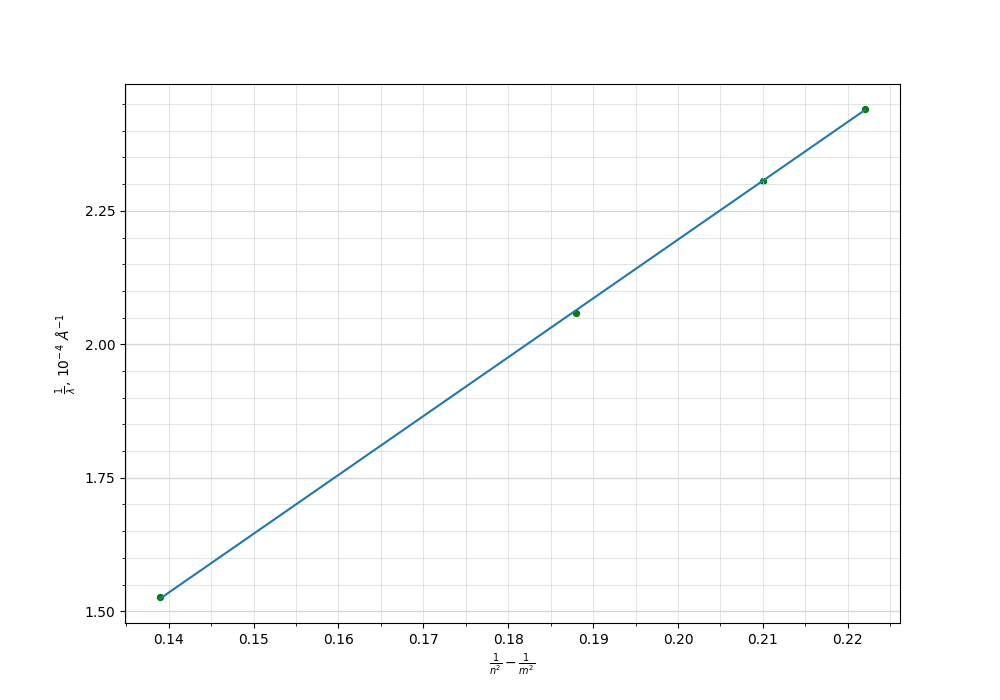

Python code for this plot:
import numpy as np
import matplotlib.pyplot as plt
from matplotlib.ticker import MultipleLocator

plt.figure(figsize=(10,7))  #Размер изображения
#plt.title('График зависимости разности температуры от разности давления для T=295K') # Заголовок

x = [0.139, 0.188, 0.210, 0.222] # Координата x
y = [6552.54071,
4857.898635,
4335.103888,
4095.397476
] # Координата y


y = [1/_y*10000 for _y in y]

plt.scatter(x, y, s=18, c='green')  # Экспериментальные точки на графике

plt.xlabel(r'$\frac{1}{n^2} - \frac{1}{m^2}$') # Подпись абсцисс
plt.ylabel(r'$\frac{1}{\lambda}$, 10$^{-4}\ \AA^{-1}$') # Подпись ординат

p = np.polyfit(x, y, deg=1) # Построение кривой по мнк
p_f = np.poly1d(p)
plt.plot(x, p_f(x))
print(p_f)


DP = 2
ax = plt.gca()

## Характеристики сетки

ax.yaxis.set_minor_locator(MultipleLocator(0.05))
ax.yaxis.set_major_locator(MultipleLocator(0.25))
ax.xaxis.set_minor_locator(MultipleLocator(0.005))
ax.xaxis.set_major_locator(MultipleLocator(0.01))
ax.yaxis.grid(True,'major',linewidth=2/DP,linestyle='-',color='#d7d7d7')
ax.xaxis.grid(True,'minor',linewidth=1/DP,linestyle='-',color='#d7d7d7')
ax.yaxis.grid(True,'minor',linewidth=1/DP,linestyle='-',color='#d7d7d7')
ax.xaxis.grid(True,'major',linewidth=1/DP,linestyle='-',color='#d7d7d7',zorder=0)

plt.savefig('hydr_series')